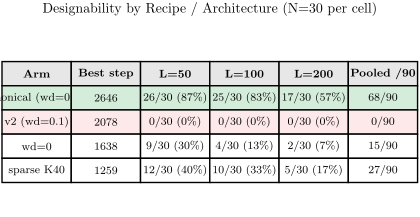

Reproduce this figure in Python.
# P12_v3: headline 4-arm comparison as a clean numerical table
# Third version for this headline figure (sometimes a table is the cleanest presentation)
# Visualizes: F5 / F7 / E014 / E019
# DATA: inline
import sys
from pathlib import Path
sys.path.insert(0, str(Path(__file__).parent.parent))
from plot_utils import figsize
import matplotlib.pyplot as plt
import numpy as np

fig, ax = plt.subplots(figsize=figsize(0.85, ratio=0.45))
ax.axis("off")

headers = ["Arm", "Best step", "L=50", "L=100", "L=200", "Pooled /90"]
rows_data = [
    ("canonical (wd=0.05)", "2646", 26, 25, 17, 68),
    ("v2 (wd=0.1)",         "2078",  0,  0,  0,  0),
    ("wd=0",                "1638",  9,  4,  2, 15),
    ("sparse K40",          "1259", 12, 10,  5, 27),
]

cells = []
for arm, step, a, b, c, total in rows_data:
    cells.append([arm, step,
                  f"{a}/30 ({a/30*100:.0f}\\%)",
                  f"{b}/30 ({b/30*100:.0f}\\%)",
                  f"{c}/30 ({c/30*100:.0f}\\%)",
                  f"{total}/90"])

tbl = ax.table(cellText=cells, colLabels=headers, loc="center", cellLoc="center")
tbl.auto_set_font_size(False)
tbl.set_fontsize(8.5)
tbl.scale(1, 1.45)
for j in range(len(headers)):
    tbl[0, j].set_facecolor("#e7e7e7")
    tbl[0, j].set_text_props(weight="bold")

# Highlight winner (canonical) and loser (v2)
for j in range(len(headers)):
    tbl[1, j].set_facecolor("#d4edda")
    tbl[2, j].set_facecolor("#fde9e9")

ax.set_title("Designability by Recipe / Architecture (N=30 per cell)",
             fontsize=10, pad=12)
fig.savefig(Path(__file__).with_suffix(".pdf"))
